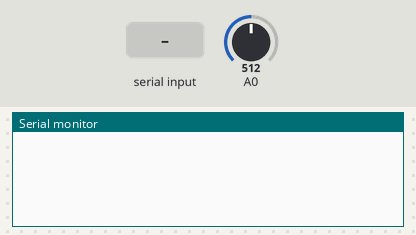
The sketch below on a simulated Arduino Leonardo, built with avr-gcc and run on an emulated ATmega32U4. Parts: the last lines printed to the serial monitor. The test bench sets the inputs (shaded band); at power-on: A0 = 512.

Above: at 1.2 s.
1.3 s: "Pedra\n" received over Serial
At 3.5 s:
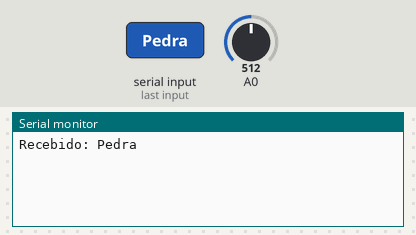
3.8 s: "Papel\n" received over Serial
At 5.7 s:
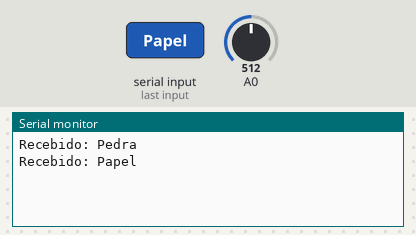
6.3 s: "Tesoura\n" received over Serial
At 8.4 s:
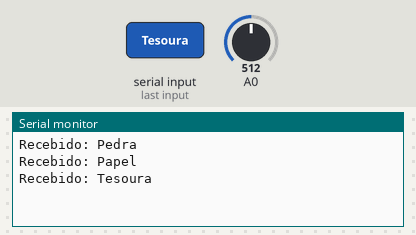
8.7 s: "1\n" received over Serial
At 10.6 s:
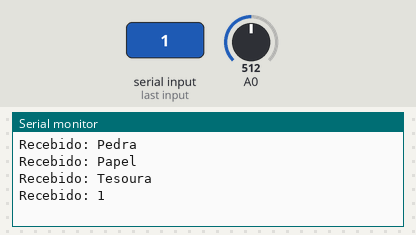

The sketch:

jokenpo_alt.ino
```cpp
#define LED_PEDRA 3
#define LED_PAPEL 4
#define LED_TESOURA 5

void setup() {
    Serial.begin(9600);  // Inicia a comunicação serial com a mesma taxa de transmissão usada no Python

    while (!Serial) {
        pinMode(LED_PEDRA, OUTPUT);
        pinMode(LED_PAPEL, OUTPUT);
        pinMode(LED_TESOURA, OUTPUT);
         // Aguarda a conexão serial ser estabelecida (funciona no Arduino Leonardo e Micro)
    }

}

void loop() {
    int potencio = analogRead(A0);

    if (Serial.available() > 0) {  // Verifica se há dados disponíveis na serial
        String recebido = Serial.readStringUntil(', ');  // Lê a string até encontrar um caractere de nova linha
        recebido.trim(); // Remove espaços e quebras de linha extras

        Serial.print("Recebido: ");
        Serial.println(recebido);

        // Desliga todos os LEDs antes de acender o correto
        digitalWrite(LED_PEDRA, LOW);
        digitalWrite(LED_PAPEL, LOW);
        digitalWrite(LED_TESOURA, LOW);

        if (recebido == "Pedra") {
            digitalWrite(LED_PEDRA, HIGH);
        }
        else if (recebido == "Papel") {
            digitalWrite(LED_PAPEL, HIGH);
        }
        else if (recebido == "Tesoura") {
            digitalWrite(LED_TESOURA, HIGH);
        }
    }
}
```

Measured:
- after the input at 1.3 s, the serial monitor: prints a new line after 1.0 s (image 1)
- after the input at 3.8 s, the serial monitor: prints a new line after 1.0 s (image 2)
- after the input at 6.3 s, the serial monitor: prints a new line after 1.0 s (image 3)
- after the input at 8.7 s, the serial monitor: prints a new line after 1.0 s (image 4)
